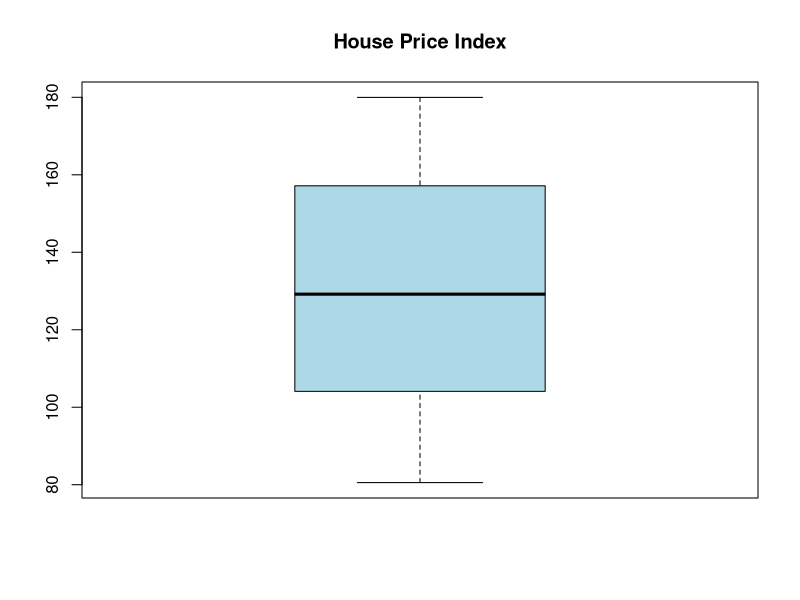
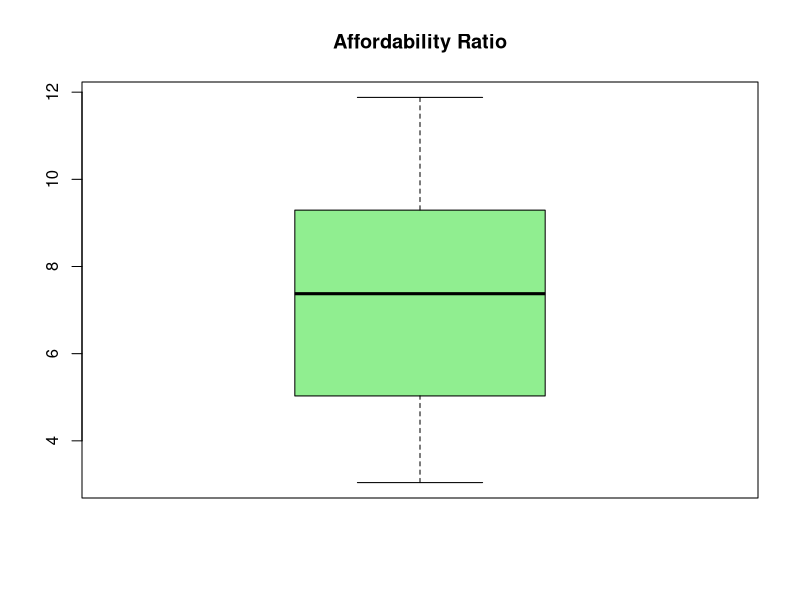
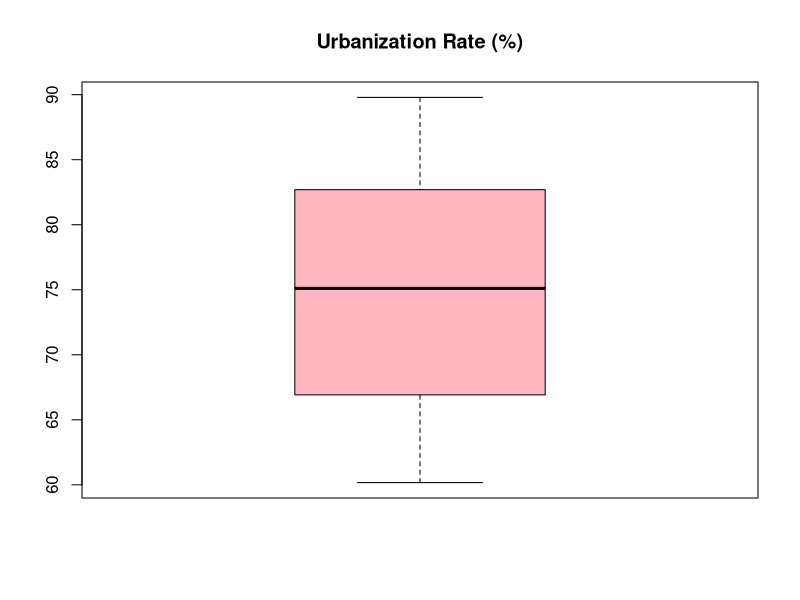
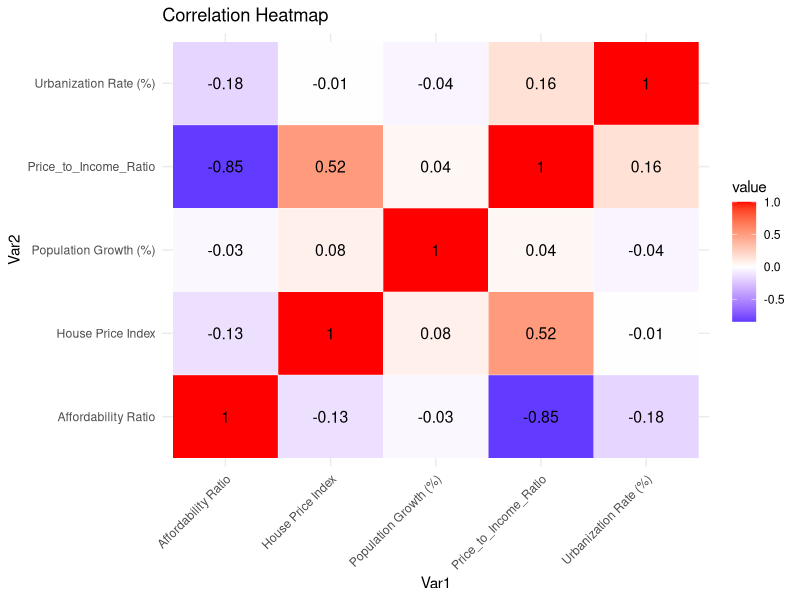
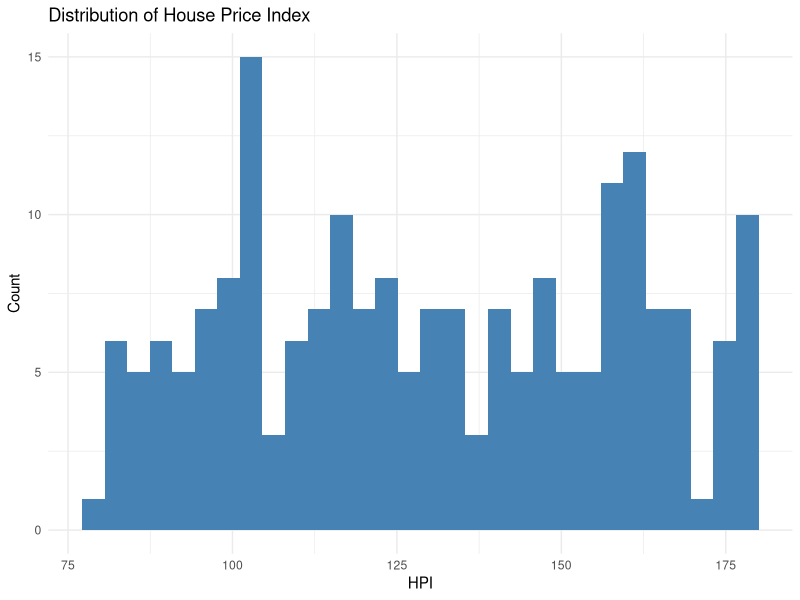
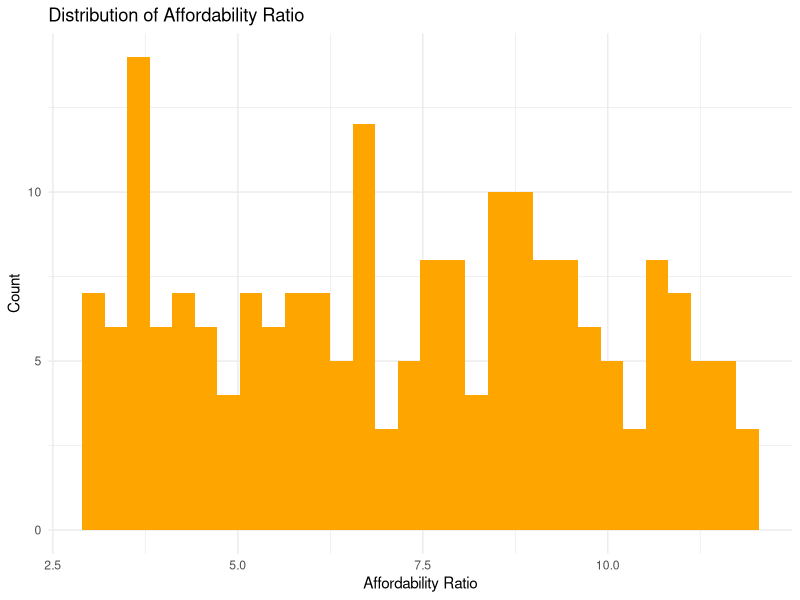
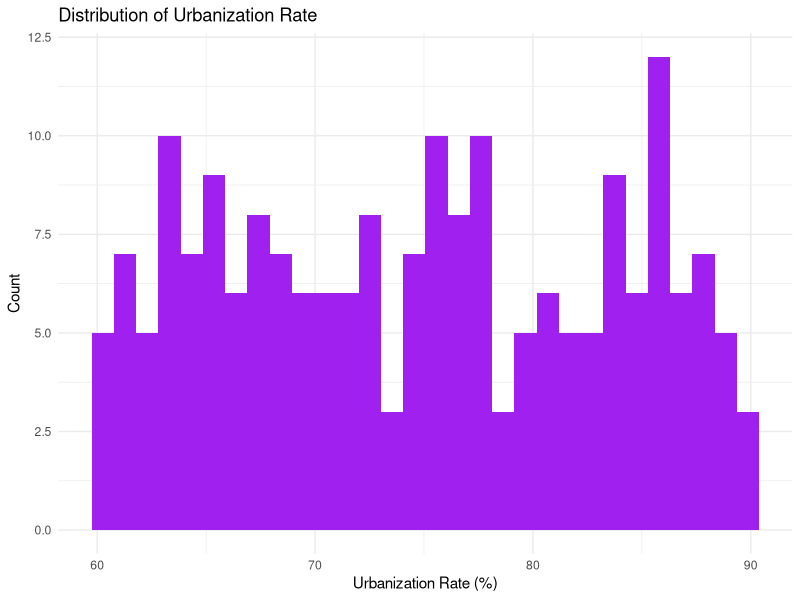
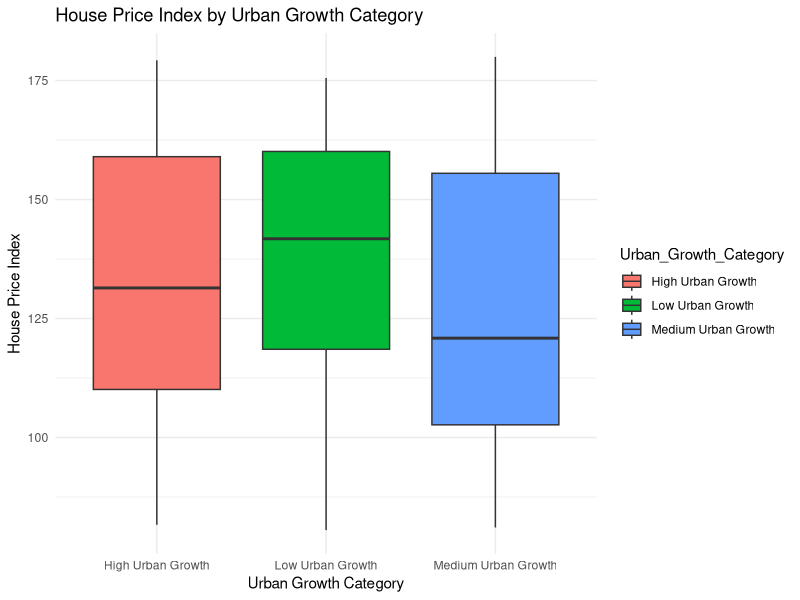

Generate these figures, in order, with R:
library(readr)
library(dplyr)
library(ggplot2)
library(tidyr)

# ==========================================================
# --- STEP 1: DATA IMPORTING ---
# ==========================================================
data <- read_csv("global_housing_market_extended.csv")

head(data)    
View(data) 

# FEATURE SELECTION
data <- data %>%
  select(Country, Year, `House Price Index`, `Affordability Ratio`, 
         `Urbanization Rate (%)`, `Population Growth (%)`)

# ==========================================================
# --- STEP 2: DATA CLEANING ---
# ==========================================================
summary(data$`House Price Index`)
summary(data$`Affordability Ratio`)
summary(data$`Urbanization Rate (%)`)

# Missing & duplicate values
colSums(is.na(data))
sum(duplicated(data))

# OUTLIER DETECTION
boxplot(data$`House Price Index`, main = "House Price Index", col = "lightblue")
boxplot(data$`Affordability Ratio`, main = "Affordability Ratio", col = "lightgreen")
boxplot(data$`Urbanization Rate (%)`, main = "Urbanization Rate (%)", col = "lightpink")

# CLEAN COUNTRY NAMES
data$Country <- trimws(data$Country)
sum(grepl("^\\s|\\s$", data$Country))
sum(grepl("\\s{2,}", data$Country))

str(data)

# ==========================================================
# --- STEP 3: DATA TRANSFORMATION ---
# ==========================================================

# Price-to-income ratio
data <- data %>%
  mutate(Price_to_Income_Ratio = `House Price Index` / `Affordability Ratio`)

# Urban growth categories
data <- data %>%
  mutate(Urban_Growth_Category = case_when(
    `Urbanization Rate (%)` < 65 ~ "Low Urban Growth",
    between(`Urbanization Rate (%)`, 65, 79.99) ~ "Medium Urban Growth",
    `Urbanization Rate (%)` >= 80 ~ "High Urban Growth",
    TRUE ~ NA_character_
  ))

# Country-level summary
city_level_data <- data %>%
  group_by(Country) %>%
  summarise(
    Avg_House_Price_Index = mean(`House Price Index`, na.rm = TRUE),
    Avg_Affordability_Ratio = mean(`Affordability Ratio`, na.rm = TRUE),
    Avg_Price_to_Income_Ratio = mean(Price_to_Income_Ratio, na.rm = TRUE),
    Avg_Urbanization_Rate = mean(`Urbanization Rate (%)`, na.rm = TRUE),
    Avg_Population_Growth = mean(`Population Growth (%)`, na.rm = TRUE),
    Urban_Growth_Category = first(Urban_Growth_Category)
  )

# Print results
cat("🔹 Sample of transformed data:\n")
print(head(data, 5))

cat("\n🔹 Country-level aggregated dataset:\n")
print(city_level_data)

# ==========================================================
# --- STEP 4: EDA SUMMARY ---
# ==========================================================

cat("\n===== EDA SUMMARY =====\n")
summary(data)

cat("\n===== DATA STRUCTURE =====\n")
str(data)

# Prepare numeric variables
numeric_data <- data %>% 
  select(`House Price Index`, `Affordability Ratio`, 
         Price_to_Income_Ratio, `Urbanization Rate (%)`, 
         `Population Growth (%)`)

cat("\n===== CORRELATION MATRIX =====\n")
cor_matrix <- cor(numeric_data, use = "complete.obs")
print(cor_matrix)

# ==========================================================
# --- STEP 5: CORRELATION HEATMAP (without reshape2) ---
# ==========================================================

cor_long <- as.data.frame(cor_matrix) %>%
  mutate(Var1 = rownames(.)) %>%
  pivot_longer(-Var1, names_to = "Var2", values_to = "value")

ggplot(cor_long, aes(Var1, Var2, fill = value)) +
  geom_tile(color = "white") +
  geom_text(aes(label = round(value, 2)), size = 4) +
  scale_fill_gradient2(low = "blue", high = "red", mid = "white") +
  labs(title = "Correlation Heatmap") +
  theme_minimal() +
  theme(axis.text.x = element_text(angle = 45, hjust = 1))

# Histogram: House Price Index
ggplot(data, aes(`House Price Index`)) +
  geom_histogram(bins = 30, fill = "steelblue") +
  labs(title = "Distribution of House Price Index",
       x = "HPI", y = "Count") +
  theme_minimal()

# Histogram: Affordability Ratio
ggplot(data, aes(`Affordability Ratio`)) +
  geom_histogram(bins = 30, fill = "orange") +
  labs(title = "Distribution of Affordability Ratio",
       x = "Affordability Ratio", y = "Count") +
  theme_minimal()

# Histogram: Urbanization Rate
ggplot(data, aes(`Urbanization Rate (%)`)) +
  geom_histogram(bins = 30, fill = "purple") +
  labs(title = "Distribution of Urbanization Rate",
       x = "Urbanization Rate (%)", y = "Count") +
  theme_minimal()

ggplot(data, aes(Urban_Growth_Category, `House Price Index`, fill = Urban_Growth_Category)) +
  geom_boxplot() +
  labs(title = "House Price Index by Urban Growth Category",
       x = "Urban Growth Category", y = "House Price Index") +
  theme_minimal()

ggplot(data, aes(`Urbanization Rate (%)`, `House Price Index`)) +
  geom_point(alpha = 0.6, color = "darkblue") +
  geom_smooth(method = "lm") +
  labs(title = "Urbanization vs House Price Index",
       x = "Urbanization Rate (%)",
       y = "House Price Index") +
  theme_minimal()

ggplot(data, aes(`Affordability Ratio`, `House Price Index`)) +
  geom_point(alpha = 0.6, color = "darkgreen") +
  geom_smooth(method = "lm") +
  labs(title = "Affordability Ratio vs House Price Index",
       x = "Affordability Ratio", y = "House Price Index") +
  theme_minimal()

ggplot(city_level_data, aes(x = reorder(Country, Avg_House_Price_Index), 
                            y = Avg_House_Price_Index)) +
  geom_col(fill = "skyblue") +
  coord_flip() +
  labs(title = "Average House Price Index by Country",
       x = "Country", y = "Avg HPI") +
  theme_minimal()

ggplot(city_level_data, aes(x = reorder(Country, Avg_Affordability_Ratio), 
                            y = Avg_Affordability_Ratio)) +
  geom_col(fill = "orange") +
  coord_flip() +
  labs(title = "Average Affordability Ratio by Country",
       x = "Country", y = "Avg Affordability Ratio") +
  theme_minimal()

ggplot(data, aes(Year, `House Price Index`, color = Country)) +
  geom_line() +
  labs(title = "House Price Index Over Years",
       x = "Year", y = "HPI") +
  theme_minimal()

install.packages("GGally")
library(GGally)

GGally::ggpairs(numeric_data)





